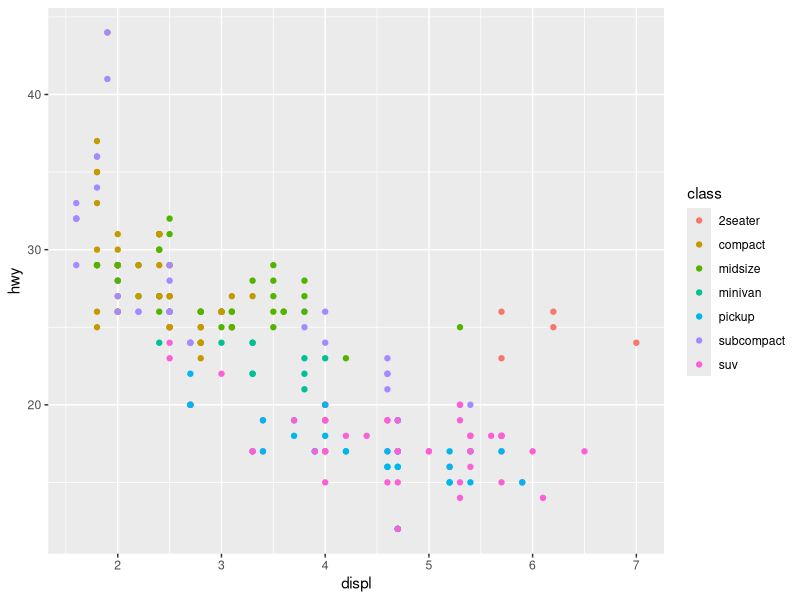
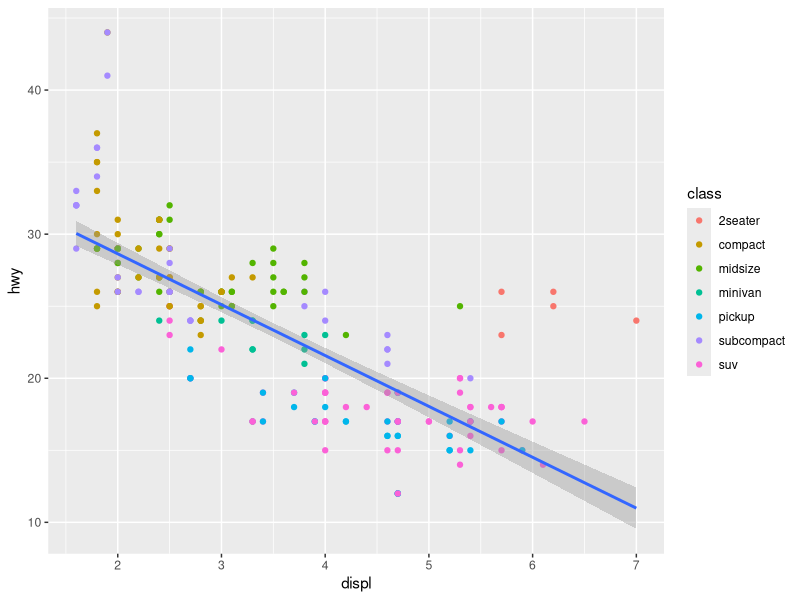
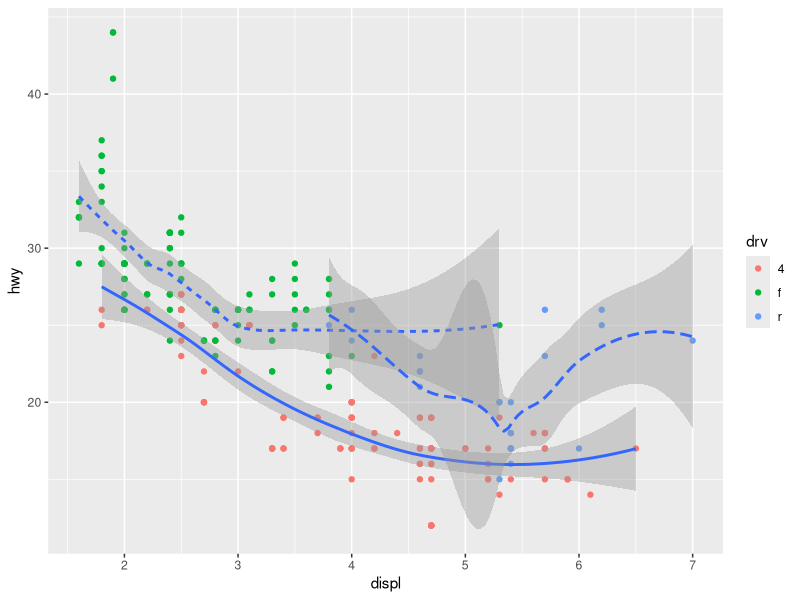

Write R code to recreate these figures, in order.
## ---- chunk 1
knitr::opts_chunk$set(echo = TRUE)
## ---- chunk 2
library(ggplot2)
library(tidyverse)
## ---- chunk 3
data(mpg)
## ---- chunk 4
ggplot(data = mpg) +
  geom_point(mapping = aes(x = displ, y = hwy, color = class))

## ---- chunk 5
ggplot(data = mpg, aes(x = displ, y =hwy)) +
  geom_point(mapping = aes(x = displ, y = hwy, color = class))+
   stat_smooth(method = 'lm')
## ---- chunk 6
ggplot(data = mpg) +
  geom_point(data = mpg, mapping = aes(x = displ, y = hwy, color = drv)) +
  geom_smooth(
    mapping = aes(x = displ, y = hwy, linetype = drv),
    show.legend = FALSE)
